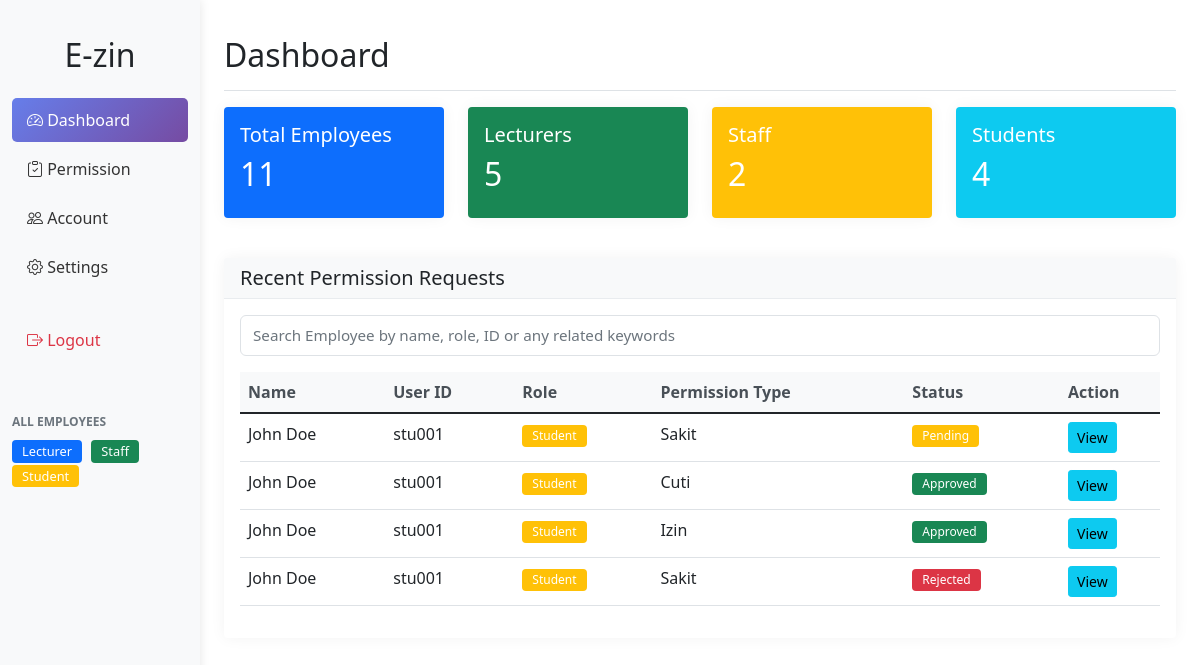
/dashboard.php (signed in), run on the app's committed database.
### tables this page shows
CREATE TABLE `permissions` (
  `id` int(11) NOT NULL,
  `user_id` varchar(50) DEFAULT NULL,
  `lecturer_id` varchar(50) DEFAULT NULL,
  `name` varchar(100) DEFAULT NULL,
  `role` enum('lecturer','staff','student') DEFAULT NULL,
  `permission_type` varchar(100) DEFAULT NULL,
  `detail_permission` text DEFAULT NULL,
  `status` enum('pending','approved','rejected') DEFAULT 'pending',
  `created_at` timestamp NOT NULL DEFAULT current_timestamp(),
  `start_date` date DEFAULT NULL,
  `end_date` date DEFAULT NULL,
  `attachment_file` varchar(255) DEFAULT NULL,
  `file_type` varchar(50) DEFAULT NULL,
  `file_size` int(11) DEFAULT NULL,
  `updated_at` TIMESTAMP DEFAULT CURRENT_TIMESTAMP ON UPDATE CURRENT_TIMESTAMP
);

CREATE TABLE `employees` (
  `id` int(11) NOT NULL,
  `user_id` varchar(50) DEFAULT NULL,
  `name` varchar(100) DEFAULT NULL,
  `email` varchar(100) DEFAULT NULL,
  `subject` varchar(255) DEFAULT NULL,
  `role` enum('lecturer','staff','student') DEFAULT NULL,
  `phone` varchar(20) DEFAULT NULL,
  `department` varchar(100) DEFAULT NULL,
  `status` enum('active','inactive') DEFAULT 'active',
  `created_at` timestamp NOT NULL DEFAULT current_timestamp()
);

### dashboard.php (the view, shortened to what this page needs)
<?php
require_once 'includes/header.php';
require_once 'config/database.php';
$stmt = $pdo->query("SELECT COUNT(*) as total FROM employees");
$total_employees = $stmt->fetch()['total'];
$stmt = $pdo->query("SELECT COUNT(*) as total FROM employees WHERE role = 'lecturer'");
$lecturers = $stmt->fetch()['total'];
$stmt = $pdo->query("SELECT COUNT(*) as total FROM employees WHERE role = 'staff'");
$staff = $stmt->fetch()['total'];
$stmt = $pdo->query("SELECT COUNT(*) as total FROM employees WHERE role = 'student'");
$students = $stmt->fetch()['total'];
?>
<div class="d-flex justify-content-between flex-wrap flex-md-nowrap align-items-center pt-3 pb-2 mb-3 border-bottom">
    <h1 class="h2">Dashboard</h1>
</div>
<div class="row mb-4">
    <div class="col-md-3">
        <div class="card text-white bg-primary mb-3">
            <div class="card-body">
                <h5 class="card-title">Total Employees</h5>
                <h2><?php echo $total_employees; ?></h2>
            </div>
        </div>
    </div>
    <div class="col-md-3">
        <div class="card text-white bg-success mb-3">
            <div class="card-body">
                <h5 class="card-title">Lecturers</h5>
                <h2><?php echo $lecturers; ?></h2>
            </div>
        </div>
    </div>
    <div class="col-md-3">
        <div class="card text-white bg-warning mb-3">
            <div class="card-body">
                <h5 class="card-title">Staff</h5>
                <h2><?php echo $staff; ?></h2>
            </div>
        </div>
    </div>
    <div class="col-md-3">
        <div class="card text-white bg-info mb-3">
            <div class="card-body">
                <h5 class="card-title">Students</h5>
                <h2><?php echo $students; ?></h2>
            </div>
        </div>
    </div>
</div>
<div class="card">
    <div class="card-header">
        <h5 class="mb-0">Recent Permission Requests</h5>
    </div>
    <div class="card-body">
        <div class="mb-3">
            <input type="text" class="form-control" placeholder="Search Employee by name, role, ID or any related keywords">
        </div>
        <div class="table-responsive">
            <table class="table table-hover">
                <thead>
                    <tr>
                        <th>Name</th>
                        <th>User ID</th>
                        <th>Role</th>
                        <th>Permission Type</th>
                        <th>Status</th>
                        <th>Action</th>
                    </tr>
                </thead>
                <tbody>
                    <?php
                    $stmt = $pdo->query("SELECT p.*, e.name, e.role FROM permissions p
                                       JOIN employees e ON p.user_id = e.user_id
                                       ORDER BY p.created_at DESC LIMIT 5");
                    while ($row = $stmt->fetch()):
                    ?>
                    <tr>
                        <td><?php echo $row['name']; ?></td>
                        <td><?php echo $row['user_id']; ?></td>
                        <td><span class="badge bg-<?php echo $row['role'] == 'lecturer' ? 'primary' : ($row['role'] == 'staff' ? 'success' : 'warning'); ?>">
                            <?php echo ucfirst($row['role']); ?>
                        </span></td>
                        <td><?php echo $row['permission_type']; ?></td>
                        <td><span class="badge bg-<?php echo $row['status'] == 'approved' ? 'success' : ($row['status'] == 'rejected' ? 'danger' : 'warning'); ?>">
                            <?php echo ucfirst($row['status']); ?>
                        </span></td>
                        <td>
                            <a href="permissions.php?action=view&id=<?php echo $row['id']; ?>" class="btn btn-sm btn-info">View</a>
                        </td>
                    </tr>
                    <?php endwhile; ?>
                </tbody>
            </table>
        </div>
    </div>
</div>
<?php require_once 'includes/footer.php'; ?>

### css/style.css (style rules this page uses)
.table th { background-color: #f8f9fa; border-top: none; font-weight: 600; color: #495057; }
.card { border: none; box-shadow: 0 0 15px rgba(0,0,0,0.05); margin-bottom: 20px; }
.card-header { background-color: #f8f9fa; border-bottom: 1px solid #e9ecef; }
.badge { padding: 5px 10px; font-weight: 500; }
.form-control, .form-select { border: 1px solid #dee2e6; border-radius: 6px; padding: 8px 12px; font-size: 0.95rem; }
td:last-child { white-space: nowrap; width: 100px; }

### data on the page
permissions: employees.name "John Doe", user "stu001", employees.role "Student", permission_type "Sakit", status "Pending"
permissions: employees.name "John Doe", user "stu001", employees.role "Student", permission_type "Cuti", status "Approved"
permissions: employees.name "John Doe", user "stu001", employees.role "Student", permission_type "Izin", status "Approved"
permissions: employees.name "John Doe", user "stu001", employees.role "Student", permission_type "Sakit", status "Rejected"

### other printed values
$total_employees "11"
$lecturers "5"
$staff "2"
$students "4"
